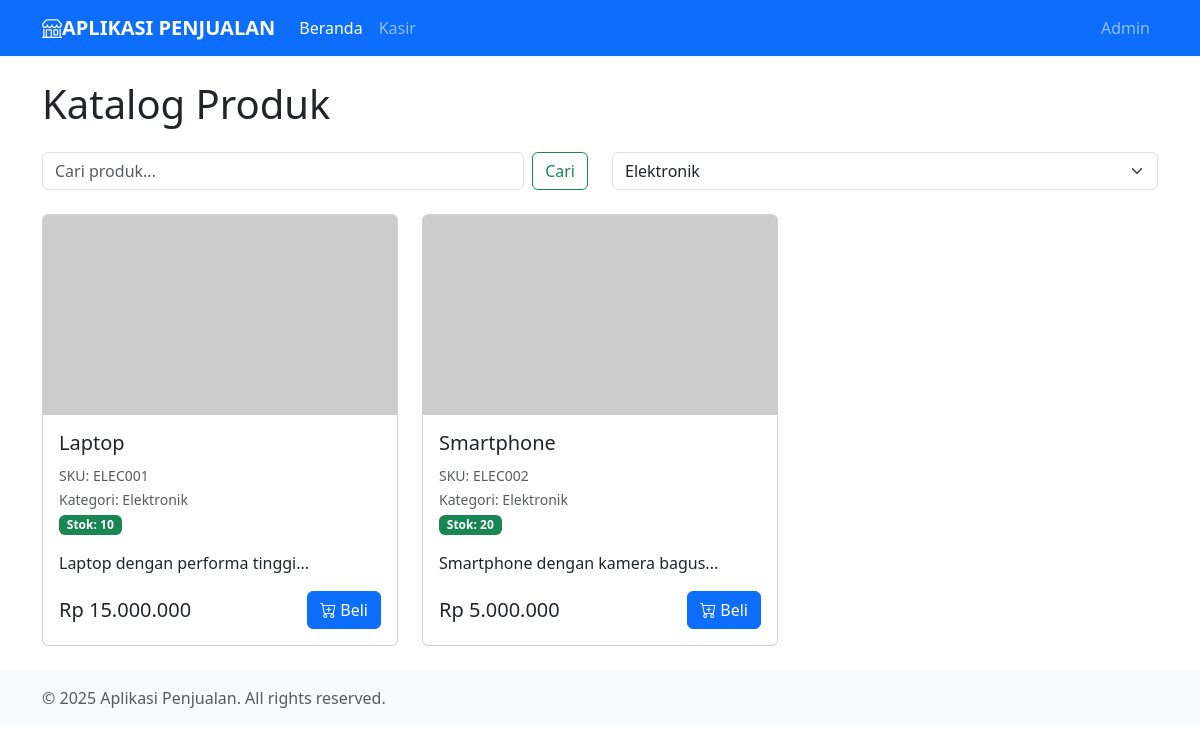
Screenshot of /index.php?category=1 with the database file from the repository.
### tables this page shows
CREATE TABLE products (
    id INT AUTO_INCREMENT PRIMARY KEY,
    sku VARCHAR(50) NOT NULL UNIQUE,
    nama VARCHAR(100) NOT NULL,
    category_id INT,
    deskripsi TEXT,
    harga_jual DECIMAL(10,2) NOT NULL,
    harga_beli DECIMAL(10,2),
    stok INT NOT NULL DEFAULT 0,
    gambar_path VARCHAR(255),
    created_at TIMESTAMP DEFAULT CURRENT_TIMESTAMP,
    updated_at TIMESTAMP DEFAULT CURRENT_TIMESTAMP ON UPDATE CURRENT_TIMESTAMP,
    FOREIGN KEY (category_id) REFERENCES categories(id) ON DELETE SET NULL
);

CREATE TABLE categories (
    id INT AUTO_INCREMENT PRIMARY KEY,
    nama VARCHAR(50) NOT NULL,
    slug VARCHAR(50) NOT NULL UNIQUE
);

### index.php (the view, shortened to what this page needs)
<?php
include 'koneksi.php';
$categories = [];
$result = $conn->query("SELECT * FROM categories ORDER BY nama");
if ($result->num_rows > 0) {
    while ($row = $result->fetch_assoc()) {
        $categories[] = $row;
    }
}
$limit = 10;
$page = isset($_GET['page']) ? (int)$_GET['page'] : 1;
$offset = ($page - 1) * $limit;
$where = "";
$params = [];
$types = "";
if (isset($_GET['category']) && !empty($_GET['category'])) {
    $where .= " AND p.category_id = ?";
    $params[] = $_GET['category'];
    $types .= "i";
}
$query = "SELECT p.*, c.nama as category_nama FROM products p
          LEFT JOIN categories c ON p.category_id = c.id
          WHERE 1=1" . $where . "
          ORDER BY p.created_at DESC
          LIMIT ? OFFSET ?";
$stmt = $conn->prepare($query);
$all_params = $params;
$all_params[] = $limit;
$all_params[] = $offset;
$all_types = $types . "ii";
$stmt->bind_param($all_types, ...$all_params);
$stmt->execute();
$result = $stmt->get_result();
$products = [];
if ($result->num_rows > 0) {
    while ($row = $result->fetch_assoc()) {
        $products[] = $row;
    }
}
?>
<!DOCTYPE html>
<html lang="id">
<head>
    <link href="https://cdn.jsdelivr.net/npm/bootstrap@5.3.0/dist/css/bootstrap.min.css" rel="stylesheet">
    <link rel="stylesheet" href="https://cdn.jsdelivr.net/npm/bootstrap-icons@1.10.0/font/bootstrap-icons.css">
</head>
<body>
    <nav class="navbar navbar-expand-lg navbar-dark bg-primary">
        <div class="container">
            <a class="navbar-brand" href="index.php">
                <i class="bi bi-shop"></i>APLIKASI PENJUALAN
            </a>
            <div class="collapse navbar-collapse" id="navbarNav">
                <ul class="navbar-nav me-auto">
                    <li class="nav-item">
                        <a class="nav-link active" href="index.php">Beranda</a>
                    </li>
                    <li class="nav-item">
                        <a class="nav-link" href="pos.php">Kasir</a>
                    </li>
                </ul>
                <ul class="navbar-nav">
                    <li class="nav-item">
                        <a class="nav-link" href="admin_login.php">Admin</a>
                    </li>
                </ul>
            </div>
        </div>
    </nav>
    <div class="container mt-4">
        <h1 class="mb-4">Katalog Produk</h1>
        <div class="row mb-4">
            <div class="col-md-6">
                <form action="index.php" method="get" class="d-flex">
                    <input class="form-control me-2" type="search" name="search" placeholder="Cari produk..."
                           value="<?php echo isset($_GET['search']) ? htmlspecialchars($_GET['search']) : ''; ?>">
                    <button class="btn btn-outline-success" type="submit">Cari</button>
                </form>
            </div>
            <div class="col-md-6">
                <form action="index.php" method="get">
                    <select class="form-select" name="category" onchange="this.form.submit()">
                        <?php foreach ($categories as $category): ?>
                            <option value="<?php echo $category['id']; ?>"
                                    <?php echo (isset($_GET['category']) && $_GET['category'] == $category['id']) ? 'selected' : ''; ?>>
                                <?php echo htmlspecialchars($category['nama']); ?>
                            </option>
                        <?php endforeach; ?>
                    </select>
                </form>
            </div>
        </div>
        <div class="row">
            <?php if (empty($products)): ?>
                <div class="col-12">
                    <div class="alert alert-info">Tidak ada produk yang ditemukan.</div>
                </div>
            <?php else: ?>
                <?php foreach ($products as $product): ?>
                    <div class="col-md-4 col-sm-6 mb-4">
                        <div class="card product-card">
                            <?php if (!empty($product['gambar_path'])): ?>
                                <img src="download_image.php?path=<?php echo urlencode($product['gambar_path']); ?>"
                                     class="card-img-top product-image" alt="<?php echo htmlspecialchars($product['nama']); ?>">
                            <?php else: ?>
                                <img src="https://via.placeholder.com/300x200?text=No+Image"
                                     class="card-img-top product-image" alt="No Image">
                            <?php endif; ?>
                            <div class="card-body">
                                <h5 class="card-title"><?php echo htmlspecialchars($product['nama']); ?></h5>
                                <p class="card-text">
                                    <small class="text-muted">SKU: <?php echo htmlspecialchars($product['sku']); ?></small><br>
                                    <small class="text-muted">Kategori: <?php echo htmlspecialchars($product['category_nama']); ?></small><br>
                                    <?php if ($product['stok'] > 0): ?>
                                        <span class="badge bg-success">Stok: <?php echo $product['stok']; ?></span>
                                    <?php else: ?>
                                        <span class="badge bg-danger">Habis</span>
                                    <?php endif; ?>
                                </p>
                                <p class="card-text"><?php echo nl2br(htmlspecialchars(substr($product['deskripsi'], 0, 100))); ?>...</p>
                                <div class="d-flex justify-content-between align-items-center">
                                    <h5 class="mb-0">Rp <?php echo number_format($product['harga_jual'], 0, ',', '.'); ?></h5>
                                    <a href="pos.php?product_id=<?php echo $product['id']; ?>" class="btn btn-primary">
                                        <i class="bi bi-cart-plus"></i> Beli
                                    </a>
                                </div>
                            </div>
                        </div>
                    </div>
                <?php endforeach; ?>
            <?php endif; ?>
        </div>
    </div>
    <footer class="footer mt-auto py-3">
        <div class="container">
            <span class="text-muted">© <?php echo date('Y'); ?> Aplikasi Penjualan. All rights reserved.</span>
        </div>
    </footer>
</body>
</html>

### index.php (style rules this page uses)
.product-card { height: 100%; transition: transform 0.3s; }
.product-image { height: 200px; object-fit: cover; }
.navbar-brand { font-weight: bold; }
.footer { margin-top: 50px; padding: 20px 0; background-color: #f8f9fa; }

### rows the page displays
products: nama "Laptop", sku "ELEC001", category.nama "Elektronik", stok "10", deskripsi "Laptop dengan performa tinggi", harga_jual "15.000.000"
products: nama "Smartphone", sku "ELEC002", category.nama "Elektronik", stok "20", deskripsi "Smartphone dengan kamera bagus", harga_jual "5.000.000"

### other values shown
form field category "Elektronik"
